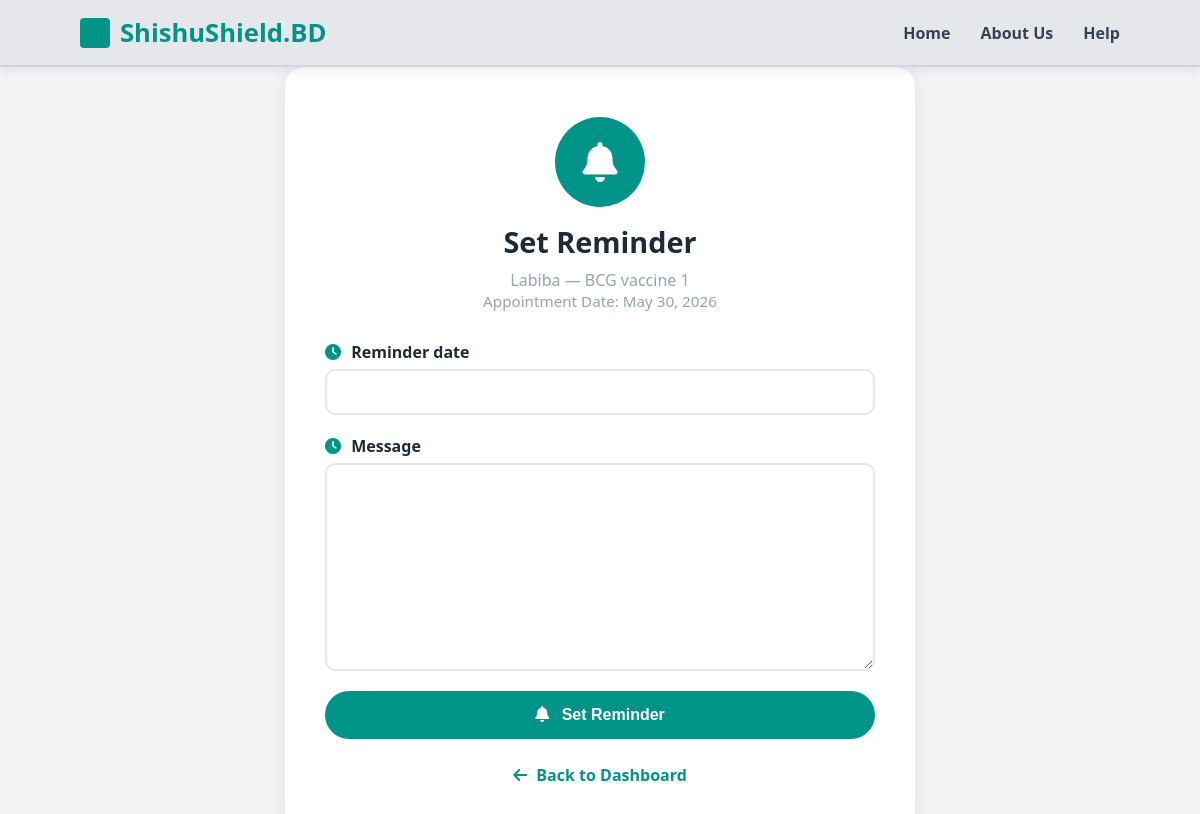
Page /appointments/reminder/set/1/ on the committed database.
### appointments/models.py (models this page shows, shortened)
class Appointment(models.Model):
    STATUS_CHOICES = (
        ('pending', 'Pending'),
        ('accepted', 'Accepted'),
        ('completed', 'Completed'),
        ('missed', 'Missed'),
        ('cancelled', 'Cancelled'),
    )
    parent = models.ForeignKey(Parent, on_delete=models.CASCADE)
    child = models.ForeignKey(Child, on_delete=models.CASCADE)
    hospital = models.ForeignKey(Hospital, on_delete=models.CASCADE)
    vaccine = models.ForeignKey(Vaccine, on_delete=models.CASCADE)
    appointment_date = models.DateField()
    status = models.CharField(max_length=10, choices=STATUS_CHOICES, default='pending')

### vaccination/models.py (models this page shows, shortened)
class Child(models.Model):
    GENDER_CHOICES = (
        ('male', 'Male'),
        ('female', 'Female'),
    )
    parent = models.ForeignKey(Parent, on_delete=models.CASCADE)
    name = models.CharField(max_length=100)
    date_of_birth = models.DateField()
    gender = models.CharField(max_length=10, choices=GENDER_CHOICES)

class Vaccine(models.Model):
    name = models.CharField(max_length=100)
    description = models.TextField()

### appointments/views.py (the view)
# urls.py: path('reminder/set/<int:app_id>/', views.set_reminder, name='set_reminder'),
def set_reminder(request, app_id):
    appointment = Appointment.objects.get(pk=app_id)
    if request.method == 'POST':
        form = ReminderForm(request.POST)
        if form.is_valid():
            reminder = form.save(commit=False)
            reminder.appointment = appointment
            reminder.save()
            return redirect('parent_dashboard')
    else:
        form = ReminderForm()
    return render(request, 'reminder_form.html', {'form': form, 'appointment': appointment})

### appointments/forms.py
class ReminderForm(forms.ModelForm):
    class Meta:
        model = Reminder
        fields = ['reminder_date', 'message']

### templates/reminder_form.html (shortened to what this page needs)
{% extends 'base.html' %}
{% block content %}
<div class="auth-wrapper">
    <div class="auth-card" style="max-width: 550px;">
        <div class="auth-header">
            <div style="width: 90px; height: 90px; border-radius: 50%;
            background: var(--primary-teal); margin: 0 auto 15px;
            display: flex; align-items: center; justify-content: center;">
                <i class="fas fa-bell" style="color: white; font-size: 2.5rem;"></i>
            </div>
            <h2>Set Reminder</h2>
            <p style="color: #94a3b8;">
                {{ appointment.child.name }} — {{ appointment.vaccine.name }}
            </p>
            <p style="color: #94a3b8; font-size: 0.95rem;">
                Appointment Date: {{ appointment.appointment_date }}
            </p>
        </div>
        <form method="post">
            {% for field in form %}
            <div style="margin-bottom: 20px;">
                <label style="display: block; font-weight: 600;
                color: var(--text-dark); margin-bottom: 6px;">
                    <i class="fas fa-clock"
                    style="color: var(--primary-teal); margin-right: 6px;"></i>
                    {{ field.label }}
                </label>
                {{ field }}
            </div>
            {% endfor %}
            <button type="submit" class="btn-main"
            style="width: 100%; padding: 15px;">
                <i class="fas fa-bell" style="margin-right: 8px;"></i>
                Set Reminder
            </button>
        </form>
        <div class="auth-footer">
            <a href="{% url 'parent_dashboard' %}">
                <i class="fas fa-arrow-left" style="margin-right: 5px;"></i>
                Back to Dashboard
            </a>
        </div>
    </div>
</div>
{% endblock %}

### static/css/style.css (style rules this page uses)
:root { --primary-teal: #009488; --dark-teal: #007a70; --register-green: #2d6a4f; --text-dark: #1f2937; --bg-light: #f3f4f6; }
body { margin: 0; font-family: 'Segoe UI', Tahoma, Geneva, Verdana, sans-serif; background-color: #ffffff; color: var(--text-dark); }
.btn-main { background-color: var(--primary-teal); color: white; border: none; padding: 15px 45px; border-radius: 50px; font-weight: bold; font-size: 1rem; cursor: pointer; transition: background-color 0.3s ease; }
.auth-wrapper { display: flex; justify-content: center; align-items: center; min-height: calc(100vh - 80px); background-color: var(--bg-light); }
.auth-card { background-color: white; padding: 50px 40px; border-radius: 20px; box-shadow: 0 4px 20px rgba(0, 0, 0, 0.08); width: 100%; max-width: 450px; margin: 0 auto; }
.auth-header { text-align: center; margin-bottom: 30px; }
.auth-header h2 { font-size: 1.8rem; color: var(--text-dark); margin: 0 0 8px 0; }
.auth-header p { color: #6b7280; margin: 0; }
.auth-footer { text-align: center; margin-top: 25px; color: #6b7280; }
.auth-footer a { color: var(--primary-teal); font-weight: 600; text-decoration: none; }

### templates/reminder_form.html (style rules this page uses)
form input, form select, form textarea { width: 100%; padding: 12px 15px; border: 2px solid #e5e7eb; border-radius: 10px; font-size: 1rem; box-sizing: border-box; outline: none; transition: 0.3s ease; }

### rows in the picture
Appointment: child.name "Labiba", vaccine.name "BCG vaccine 1", appointment_date "May 30, 2026"

### other values in the picture
{{ field.label }} "Reminder date" "Message"
